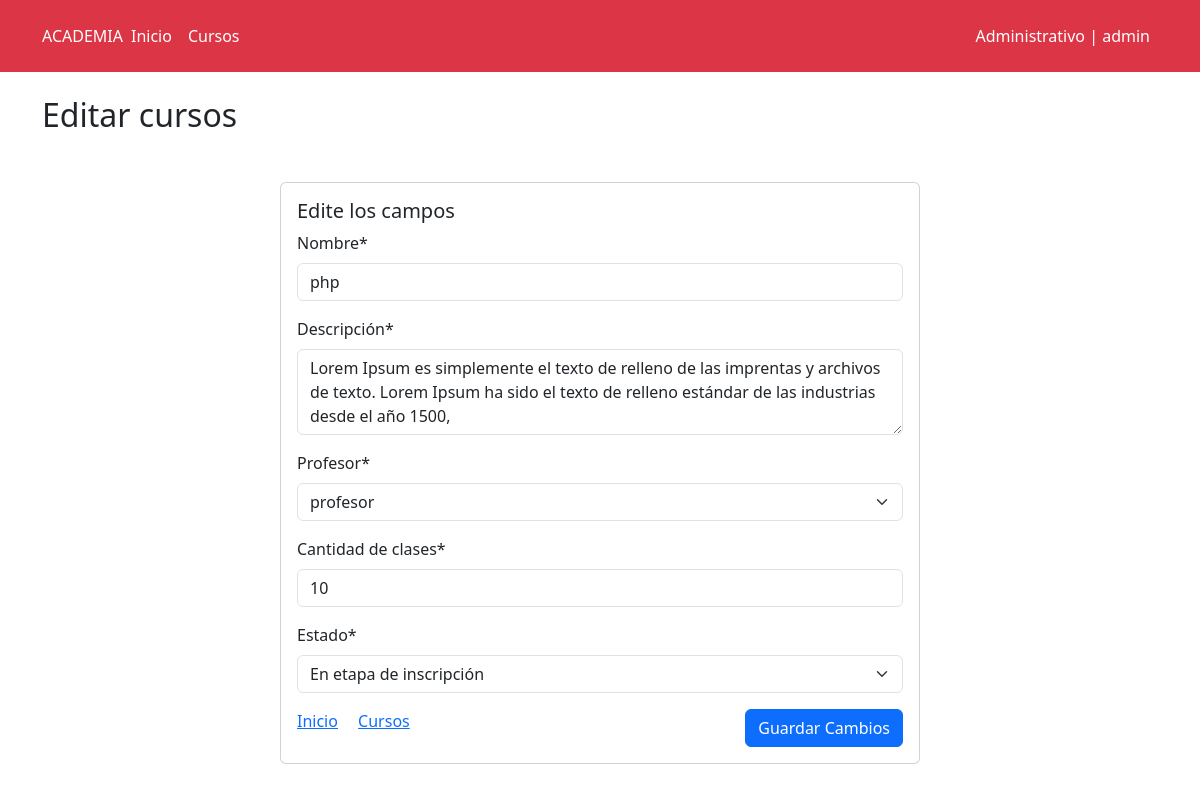
The app's page /courses/2/edit (signed in) with its own data.
### core/models.py (models this page shows, shortened)
class Course(models.Model):
    STATUS_CHOICE = (
        ('I' , 'En etapa de inscripción'),
        ('P', "En progreso"),
        ('F', 'Finalizado')
    )
    name = models.CharField(max_length=90, verbose_name="Nombre")
    description = models.TextField(blank=True, null=True, verbose_name="Descripción")
    teacher = models.ForeignKey(User, on_delete=models.CASCADE, limit_choices_to={'groups__name': 'profesores'}, verbose_name="Profesor")
    class_quantity = models.PositiveBigIntegerField(default=0, verbose_name="Cantidad de clases")
    status = models.CharField(max_length=1, choices=STATUS_CHOICE, default='I', verbose_name='Estado')
    class Meta:
        verbose_name = "Curso"
        verbose_name_plural = "Cursos"

### core/views.py (the view, shortened to what this page needs)
# urls.py: path("courses/<int:pk>/edit", login_required(CourseEditView.as_view()), name="course_edit"),
@add_group_name_to_context
class CourseEditView(UserPassesTestMixin, UpdateView):
    model = Course
    form_class = CourseForm
    template_name = 'edit_course.html'
    success_url = reverse_lazy('courses')
    def test_func(self):
        return self.request.user.groups.filter(name='administrativos').exists()

### core/forms.py
class CourseForm(forms.ModelForm):
    teacher = forms.ModelChoiceField(queryset=User.objects.filter(groups__name = 'profesores'), label='Profesor')
    status = forms.ChoiceField(choices=Course.STATUS_CHOICE, initial='I', label='Estado')
    description = forms.CharField(widget=forms.Textarea(attrs={'rows':3}), label='Descripción')
    class Meta:
        model = Course
        fields = ['name', 'description', 'teacher', 'class_quantity', 'status']
    helper = FormHelper()
    helper.layout = Layout(
        Field('name'),
        Field('description'),
        Field('teacher'),
        Field('class_quantity'),
        Field('status'),
        Field('submit', 'Submit')
    )

### core/views.py (called while the page is built)
def plural_to_singular(plural):
    plural_singular ={
        "estudiantes": "estudiante",
        "profesores": "profesor",
        "preceptores": "preceptor",
        "administrativos": "administrativo",
    }
    return plural_singular.get(plural, "error")

### templates/edit_course.html (shortened to what this page needs)
{% extends 'base.html' %}
{% block content %}
    {% load crispy_forms_tags %}
    <div class="container my-4">
        <h2>Editar cursos</h2>
        <form action="" method="post">
            <div class="card mx-auto my-5" style="width: 40rem;">
                <div class="card-body">
                    <h5 class="card-title">Edite los campos</h5>
                    {{ form | crispy }}
                    <a href="{% url 'home' %}" class="card-link">Inicio</a>
                    <a href="{% url 'courses' %}" class="card-link">Cursos</a>
                    <button class="btn btn-primary float-end" type="submit">Guardar Cambios</button>
                </div>
            </div>
        </form>
    </div>
{% endblock %}

### templates/header.html (shortened to what this page needs)
{% if user.is_authenticated %}
    {% if group_name == 'estudiantes' %}
        <header class="p-3 text-bg-dark bg-primary">
    {% elif group_name == 'profesores' %}
        <header class="p-3 text-bg-dark bg-success">
    {% elif group_name == 'preceptores' %}
        <header class="p-3 text-bg-dark bg-secondary">
    {% elif group_name == 'administrativos' %}
        <header class="p-3 text-bg-dark bg-danger">
    {% endif %}
{% else %}
    <header class="p-3 text-bg-dark bg-primary">
{% endif %}
<div class="container">
    <div class="d-flex flex-wrap align-items-center justify-content-center justify-content-lg-start">
        <a href="{% url 'home' %}" class="d-flex align-items-center mb-2 mb-lg-0 text-white text-decoration-none">
            ACADEMIA
        </a>
        {% if user.is_authenticated %}
            {% if group_name == 'estudiantes' %}
                <ul class="nav col-12 col-lg-auto me-lg-auto mb-2 justify-content-center mb-md-0 bg-primary">
            {% elif group_name == 'profesores' %}
                <ul class="nav col-12 col-lg-auto me-lg-auto mb-2 justify-content-center mb-md-0 bg-success">
            {% elif group_name == 'preceptores' %}
                <ul class="nav col-12 col-lg-auto me-lg-auto mb-2 justify-content-center mb-md-0 bg-secondary">
            {% elif group_name == 'administrativos' %}
                <ul class="nav col-12 col-lg-auto me-lg-auto mb-2 justify-content-center mb-md-0 bg-danger">
            {% endif %}
        {% else %}
            <ul class="nav col-12 col-lg-auto me-lg-auto mb-2 justify-content-center mb-md-0 bg-primary">
        {% endif %}
        <li><a href="{% url 'home' %}" class="nav-link px-2 text-white">Inicio</a></li>
        <li><a href="{% url 'courses' %}" class="nav-link px-2 text-white">Cursos</a></li>
        </ul>
        <div class="text-end">
            {% if user.is_authenticated %}
                <li style="list-style-type: none;">
                    <a class="nav-link px-2 text-white" href="{% url 'profile' %}">{{ group_name_singular|capfirst }}
                        | {{ user.username }}</a>
                </li>
            {% else %}
                <a class="btn btn-outline-light me-2" href="{% url 'login' %}">Iniciar Sesión</a>
                <a class="btn btn-warning" href="{% url 'register' %}">Registrarse</a>
            {% endif %}
        </div>
    </div>
</div>
</header>

### records on screen
Course: name "php", description "Lorem Ipsum es simplemente el texto de relleno de las imprentas y archivos de texto. Lorem Ipsum ha sido el texto de relleno estándar de las industrias desde el año 1500,", teacher "profesor", class_quantity "10", status "En etapa de inscripción"

### other values on screen
{{ group_name_singular|capfirst }} "Administrativo"
{{ user.username }} "admin"
